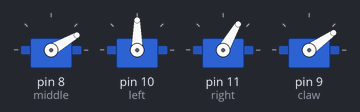
A sketch run on a simulated Arduino Uno, built with avr-gcc and run on an emulated ATmega328P. On the bench: 4 × servo.

Above: at 0.05 s.
At 2.4 s:
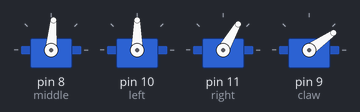
At 4.8 s:
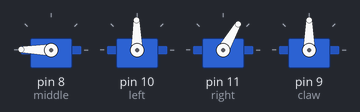
At 9.6 s:
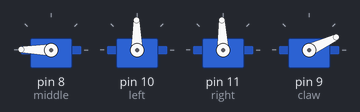
At 14.35 s:
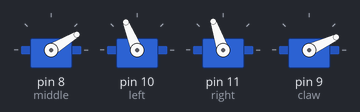
At 19.15 s:
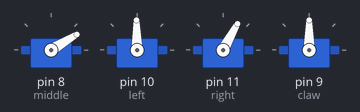
Timing chart, 0 to 22.1 s (numbered marks = the images above):
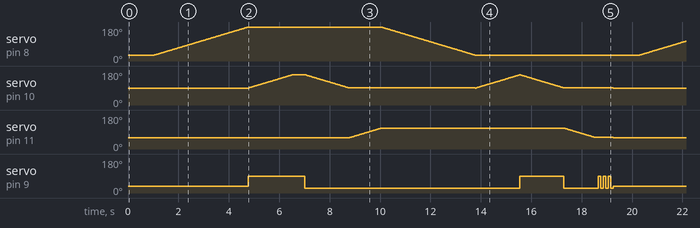

The sketch:

CalibrateMeArmServos.ino
```cpp
#include <Servo.h>

Servo middle, left, right, claw ;  // creates 4 "servo objects"

void setup()
{
  Serial.begin(9600);
  middle.attach(8);  // attaches the servo on pin 11 to the middle object
  left.attach(10);  // attaches the servo on pin 10 to the left object
  right.attach(11);  // attaches the servo on pin 9 to the right object
  claw.attach(9);  // attaches the servo on pin 6 to the claw object
}

void loop()
{
  //middle.write(0); // sets the servo position according to the value(degrees)
  //left.write(90);
  //delay(2000);
  //middle.write(90);
  //middle.write(100); // sets the servo position according to the value(degrees)
  //delay(3000);
  //left.write(30); // does the same
  right.write(60); // and again
  claw.write(35); // yes you've guessed it
  middle.write(30);
  left.write(90);
  //right.write(90);
  delay(1000); // doesn't constantly update the servos which can fry them
  slow_move(middle, 30, 180);
  claw.write(90);
  slow_move(left, 90, 160);
  delay(500);
  claw.write(25);
  slow_move(left, 160, 90);
  slow_move(right, 60, 110);
  slow_move(middle, 180, 30);
  slow_move(left, 90, 160);
  claw.write(90);
  slow_move(left, 160, 90);
  claw.write(25);
  slow_move(right, 110, 60);
  claw.write(25);
  delay(100);
  claw.write(90);
  delay(100);
  claw.write(25);
  delay(100);
  claw.write(90);
  delay(100);
  claw.write(25);
  delay(100);
  claw.write(90);
  delay(100);
  claw.write(25);
  delay(100);
  claw.write(90);


}

void slow_move(Servo &the_servo, int x, int y) {
  the_servo.write(x);
  int i;
  if (x < y) {
    for (i = x; i < y; i++) {
      the_servo.write(i);
      delay(25);
    }
  } else {
    for (i = x; i > y; i--) {
      the_servo.write(i);
      delay(25);
    }
  }

}


void swoop() {
  int i;
    for (i = 90; i < 160; i++) {
      middle.write(i);
      left.write(i);
      delay(25);
    }
}
```

Measured:
- by itself, servo on pin 9 (claw): 35° → 90° at 4.8 s, → 25° 2.3 s later, → 90° 8.5 s later, → 25° 1.8 s later, … (22 changes in this stretch)
